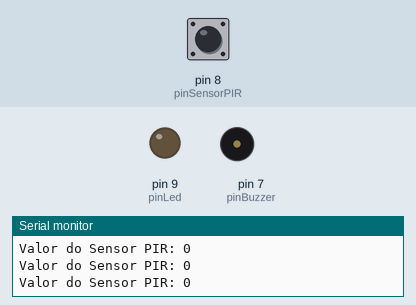
The sketch below on a simulated Arduino Uno, built with avr-gcc and run on an emulated ATmega328P. Shown: output pins drawn as LEDs (lit = HIGH), buzzer (waves = sounding), the last lines printed to the serial monitor. Inputs (shaded band) come from the test bench; at power-on: pin 8 (pinSensorPIR) LOW.

Above: at 1.2 s.
1.3 s: pin 8 (pinSensorPIR) driven HIGH
At 2.5 s:
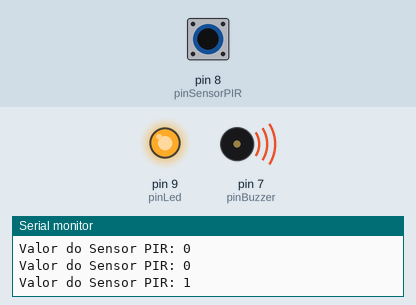
2.8 s: pin 8 (pinSensorPIR) driven LOW
At 5.7 s:
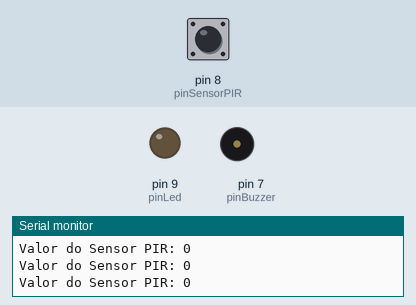
5.8 s: pin 8 (pinSensorPIR) pulsed HIGH 2 times (0.12 s each, 0.3 s apart)
At 6.3 s:
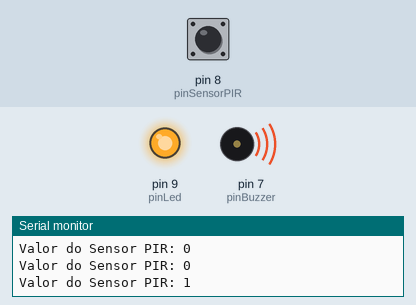
Timing chart, 0 to 11.3 s (numbered marks = the images above; inputs shaded):
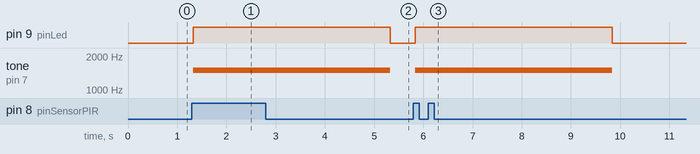

The sketch:

Alarme.ino
```cpp
//Declaração das variáveis
int pinBuzzer = 7;
int pinSensorPIR = 8;
int pinLed = 9;
int valorSensorPIR = 0;

void setup() {
  Serial.begin(9600); //Inicializando o serial monitor

  //Definido pinos como de entrada ou de saída
  pinMode(pinBuzzer,OUTPUT);
  pinMode(pinSensorPIR,INPUT);
  pinMode(pinLed,OUTPUT);
}

void loop() {
  //Lendo o valor do sensor PIR. Este sensor pode assumir 2 valores
  //1 quando detecta algum movimento e 0 quando não detecta.
  valorSensorPIR = digitalRead(pinSensorPIR);

  Serial.print("Valor do Sensor PIR: ");
  Serial.println(valorSensorPIR);

  //Verificando se ocorreu detecção de movimentos
  if (valorSensorPIR == 1) {
    ligarAlarme();
  } else {
    desligarAlarme();
  }
}

void ligarAlarme() {
  //Ligando o led
  digitalWrite(pinLed, HIGH);

  //Ligando o buzzer com uma frequencia de 1500 hz.
  tone(pinBuzzer,1500);

  delay(4000); //tempo que o led fica acesso e o buzzer toca

  desligarAlarme();
}

void desligarAlarme() {
  //Desligando o led
  digitalWrite(pinLed, LOW);

  //Desligando o buzzer
  noTone(pinBuzzer);
}
```

Measured:
- after the input at 1.3 s, pin 9 (pinLed): LOW → HIGH at once; tone on pin 7 (pinBuzzer): silent → 1500 Hz at once
- after the input at 2.8 s, pin 9 (pinLed): HIGH → LOW after 2.5 s; tone on pin 7 (pinBuzzer): 1500 Hz → silent after 2.5 s
- after the input at 5.8 s, pin 9 (pinLed): LOW → HIGH at once, → LOW 4.0 s later; tone on pin 7 (pinBuzzer): silent → 1500 Hz at once, → silent 4.0 s later
